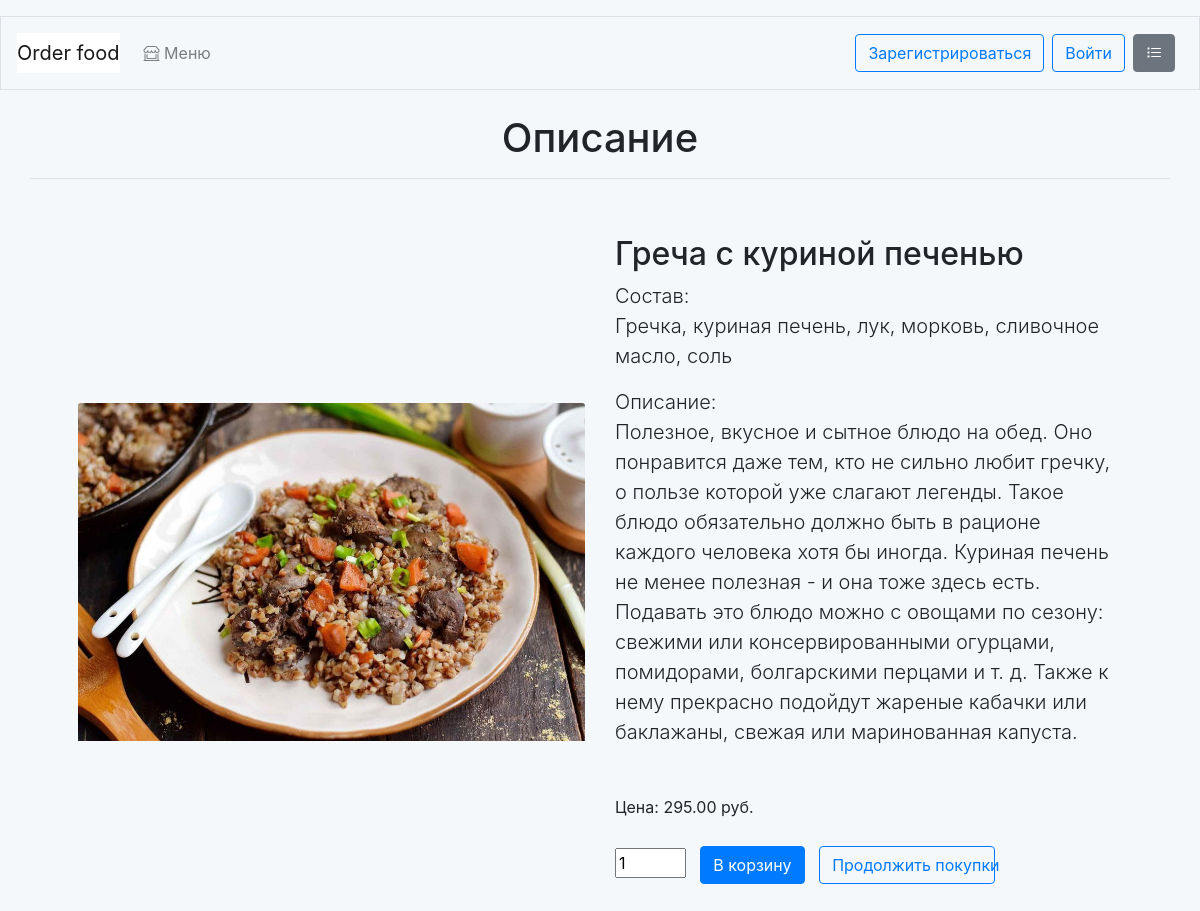
Page /9/grecha-s-kurinoj-pechenyu/ on the committed database.
### food_order/models.py (models this page shows, shortened)
class Dish(models.Model):
    category = models.ForeignKey(Category,
                                 related_name='dishes',
                                 on_delete=models.CASCADE,
                                 default=None)
    name = models.CharField(max_length=50)
    slug = models.SlugField(max_length=50,
                            unique=True)
    image = models.ImageField(upload_to='dishes/%Y/%m/%d',
                              blank=True)
    description = models.TextField(blank=True)
    composition = models.CharField(max_length=250)
    price = models.DecimalField(max_digits=10,
                                decimal_places=2)
    available = models.BooleanField(default=True)
    created = models.DateTimeField(auto_now_add=True)
    updated = models.DateTimeField(auto_now=True)
    class Meta:
        ordering = ['name']
        indexes = [
            models.Index(fields=['id', 'slug']),
            models.Index(fields=['name']),
            models.Index(fields=['-created']),
        ]

### food_order/views.py (the view)
def dish_detail(request, id, slug):
    dish = get_object_or_404(Dish,
                             id=id,
                             slug=slug,
                             available=True)
    cart_dish_form = CartAddDishForm()
    return render(request,
                  'food_order/dish/detail.html',
                  {'dish': dish,
                   'cart_dish_form': cart_dish_form})

### cart/forms.py
class CartAddDishForm(forms.Form):
    quantity = forms.IntegerField(
        widget=forms.NumberInput(attrs={'style': 'width:7ch',
                                        'value': 1,
                                        'min': 1,
                                        'max': 20,
                                        'step': 1}),
        required=False,
        initial=1,
        label="")
    override = forms.BooleanField(required=False,
                                  initial=False,
                                  widget=forms.HiddenInput)

### cart/cart.py (called while the page is built)
    def __len__(self):
        return sum(item['quantity'] for item in self.cart.values())

### cart/context_processors.py (called while the page is built)
def cart(request):
    return {'cart': Cart(request)}

### food_order/templates/food_order/dish/detail.html (shortened to what this page needs)
{% extends "food_order/base.html" %}
{% load static %}
{% block page_header %}
  <div class="text-center"><h1>Описание</h1></div>
{% endblock %}
{% block content %}
    <section class="py-5">
        <div class="container px-4 px-lg-5 my-0">
            <div class="row gx-4 gx-lg-5 align-items-center">
                <div class="col-md-6"><img class="card-img-top mb-5 mb-md-0"
                                           src="{% if dish.image %}{{ dish.image.url }}
                                           {% else %}{% static 'img/no_image.png' %}{% endif %}" alt="..."/></div>
                <div class="col-md-6">
                    <h2 class="display-5 fw-bolder">{{ dish.name }}</h2>
                    <p class="lead">Состав:<br>{% if dish.composition %} {{ dish.composition }} {% else %} Состав
                      отсутствует... {% endif %}</p>
                    <p class="lead">Описание:<br>{% if dish.description %} {{ dish.description }} {% else %} Описание
                        отсутствует... {% endif %}</p>
                    <div class="fs-5 mt-5 mb-3">
                        <span>Цена: {{ dish.price }} руб.</span>
                    </div>
                    <div class="fs-5 mt-1 mb-3">
                      <p><form action="{% url 'cart:cart_add' dish.id %}" method="post">
                        {{ cart_dish_form }}
                        <button role="submit" class="btn btn-primary" style="margin: 2%;">В корзину</button>
                        <a  href="{% url 'food_order:dish_list' %}" class="btn btn-outline-primary" style="width: 11rem;">Продолжить покупки</a>
                      </form></p>
                  </div>
                </div>
            </div>
        </div>
    </section>
{% endblock %}

### food_order/static/css/base.css (style rules this page uses)
body { padding-top: 1em; background-color: #F5F8FA; }

### rows in the picture
Dish: image (picture), name "Греча с куриной печенью", composition "Гречка, куриная печень, лук, морковь, сливочное масло, соль", description "Полезное, вкусное и сытное блюдо на обед. Оно понравится даже тем, кто не сильно любит гречку, о пользе которой уже слагают легенды. Такое блюдо обязательно должно быть в рационе каждого человека хотя бы иногда. Куриная печень не менее полезная - и она тоже здесь есть. Подавать это блюдо можно с овощами по сезону: свежими или консервированными огурцами, помидорами, болгарскими перцами и т. д. Также к нему прекрасно подойдут жареные кабачки или баклажаны, свежая или маринованная капуста.", price "295.00"
